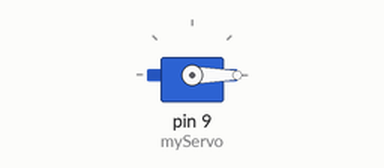
Simulated run of this sketch. Board: Arduino Uno, built with avr-gcc and run on an emulated ATmega328P. Parts: servo.

Above: at 0.05 s.
Timing chart, 0 to 4.6 s (numbered marks = the images above):
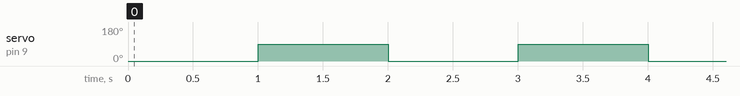

The sketch:

servo_motor.ino
```cpp
#include <Servo.h>

Servo myServo; // Create a Servo object to control the servo

void setup() {
  myServo.attach(9); // Attach the servo to pin 9
}

void loop() {
  myServo.write(0);   // Move to 0 degrees
  delay(1000);        // Wait for 1 second

  myServo.write(90);  // Move to 90 degrees
  delay(1000);        // Wait for 1 second
}
```

Measured:
- by itself, servo on pin 9 (myServo): alternates 90° for 1.0 s and 0° for 1.0 s
